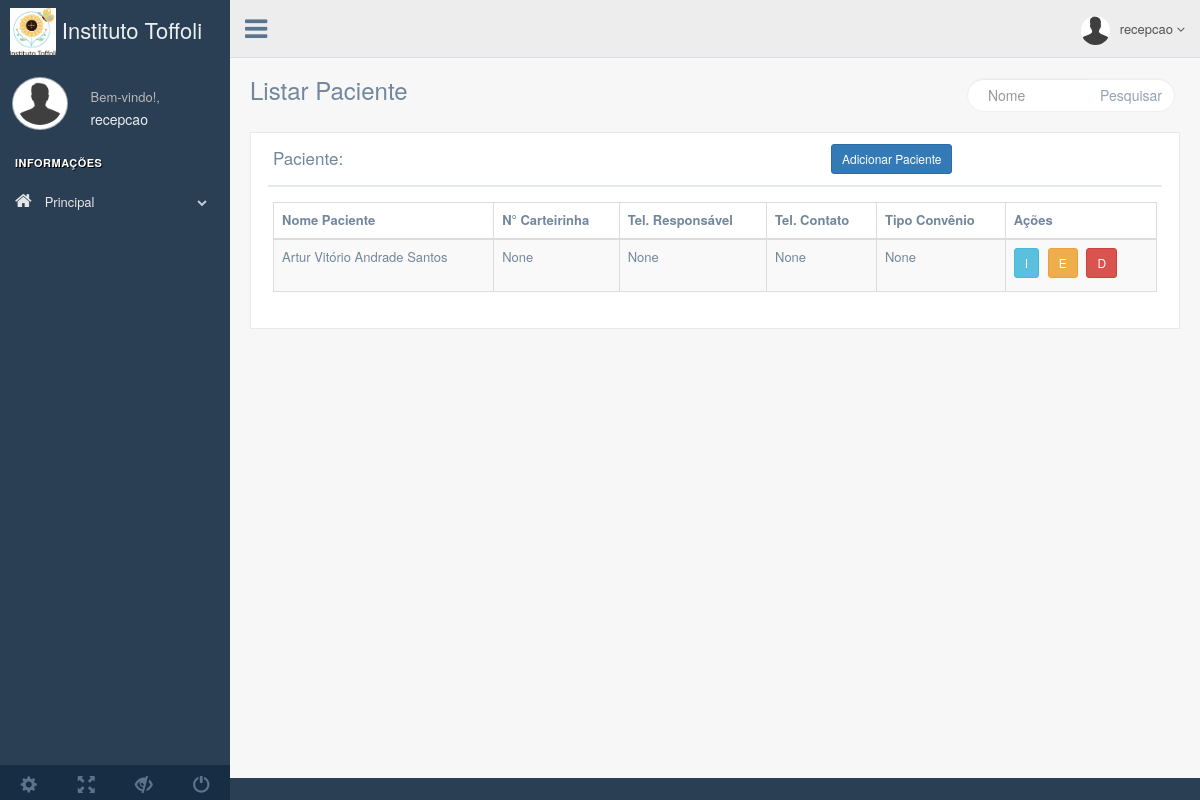
The page /paciente/list/ (signed in) on the database as committed earlier.
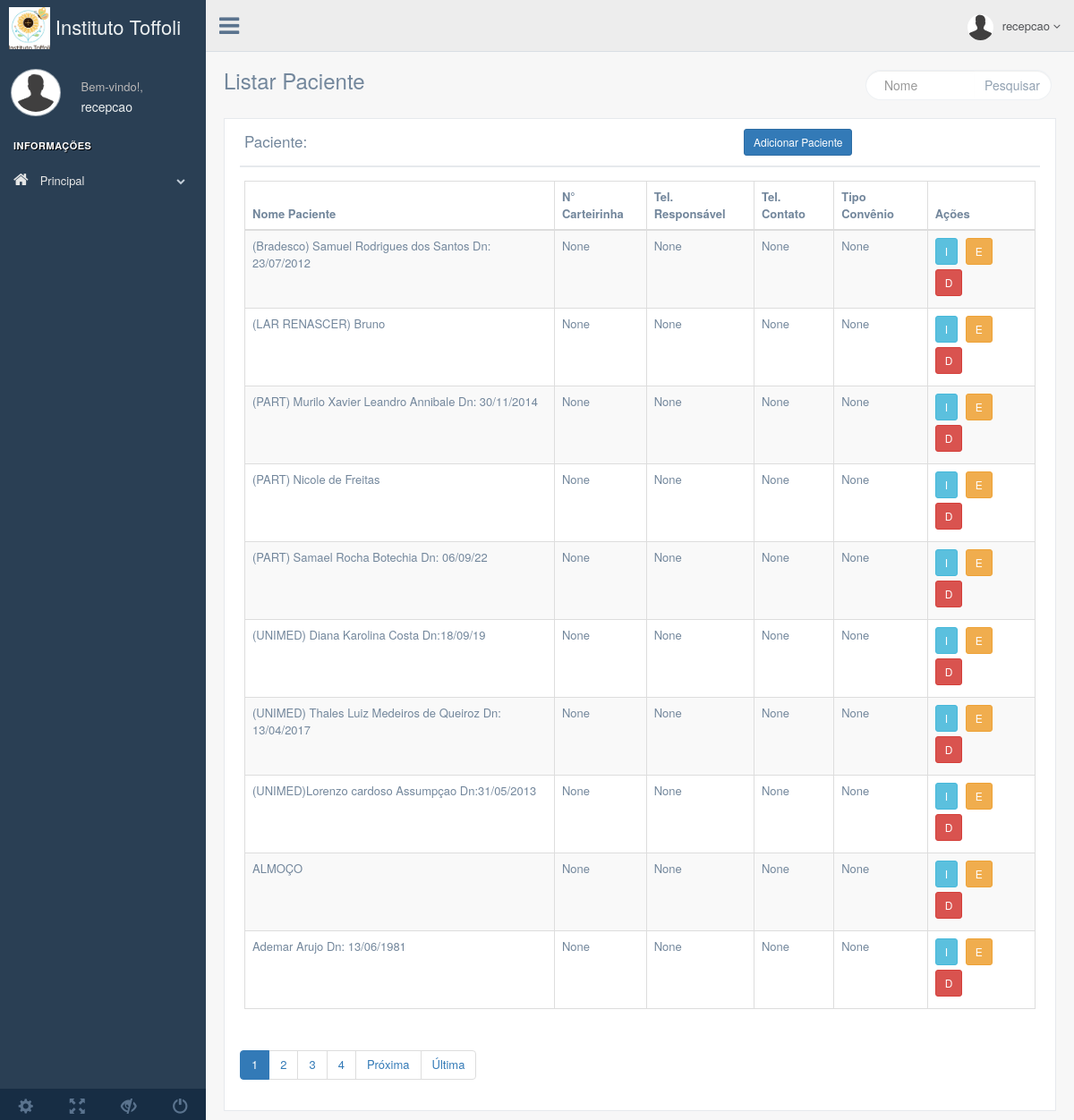
The same page on the database as committed later.
### pacientes/models.py (models this page shows, shortened)
class Paciente(models.Model):
    nome = models.CharField(max_length=100)
    documento = models.CharField(max_length=100, blank=True, null=True)
    carteirinha = models.CharField(max_length=100, blank=True, null=True)
    endereco = models.CharField(max_length=100, blank=True, null=True)
    telefone_responsavel = models.CharField(max_length=100, blank=True, null=True)
    telefone_contato = models.CharField(max_length=100, blank=True, null=True)
    telefone_emergencia = models.CharField(max_length=100, blank=True, null=True)
    tipo_convenio = models.CharField(max_length=100, blank=True, null=True)
    data_nascimento = models.DateField(blank=True, null=True)
    nome_responsavel = models.CharField(max_length=100, blank=True, null=True)
    documento_responsavel = models.CharField(max_length=100, blank=True, null=True)
    foto_carteirinha = models.ImageField(upload_to='documentos_pacientes/', blank=True, null=True)
    metric_paciente = models.IntegerField(default=0, editable=False)
    class Meta:
        ordering = ['nome']

### pacientes/views.py (the view)
# urls.py: path('paciente/list/', views.PacienteListView.as_view(), name='paciente-list'),
class PacienteListView(ListView):
    model = models.Paciente
    template_name = 'paciente-list.html'
    context_object_name = 'pacientes'
    paginate_by = 10
    def get_queryset(self):
        queryset = super().get_queryset()
        nome = self.request.GET.get('nome')
        if nome:
            queryset = queryset.filter(nome__icontains=nome)
        return queryset

### pacientes/templates/paciente-list.html (shortened to what this page needs)
{% extends 'componentes/base_site.html' %}
{% block content %}
<div class="right_col" role="main">
    <div class="">
        <div class="page-title">
            <div class="title_left">
                <h3>Listar Paciente</h3>
            </div>
            <div class="title_right">
                <div class="col-md-5 col-sm-5 col-xs-12 form-group pull-right top_search">
                        <div class="input-group">
                            <input type="text" class="form-control" name="nome" placeholder="Nome" value="{{ request.GET.nome }}">
                            <span class="input-group-btn">
                                <button class="btn btn-default" type="button">Pesquisar</button>
                            </span>
                        </div>
                </div>
            </div>
        </div>
        <div class="clearfix"></div>
        <div class="row">
            <div class="col-md-12 col-sm-12 col-xs-12">
                <div class="x_panel">
                    <div class="x_title">
                        <h2>Paciente:</h2>
                        <div class="col-md-2">
                            <a href="{% url 'paciente-create' %}" class="btn btn-primary btn-sm">Adicionar Paciente</a>
                        </div>
                        <div class="clearfix"></div>
                    </div>
                    <div class="x_content">
                        <div class="table-responsive">
                            <table class="table table-striped table-bordered">
                                <thead class="thead-light">
                                    <th>Nome Paciente</th>
                                    <th>N° Carteirinha</th>
                                    <th>Tel. Responsável</th>
                                    <th>Tel. Contato</th>
                                    <th>Tipo Convênio</th>
                                    <th>Ações</th>
                                </thead>
                                <tbody>
                                    {% for paciente in pacientes %}
                                    <tr>
                                        <td>{{ paciente.nome }}</td>
                                        <td>{{ paciente.carteirinha }}</td>
                                        <td>{{ paciente.telefone_responsavel }}</td>
                                        <td>{{ paciente.telefone_contato }}</td>
                                        <td>{{ paciente.tipo_convenio }}</td>
                                        <td>
                                            <a href="{% url 'paciente-detail' paciente.id %}" class="btn btn-info btn-sm">I</a>
                                            <a href="{% url 'paciente-update' paciente.id %}" class="btn btn-warning btn-sm">E</a>
                                            <a href="{% url 'paciente-delete' paciente.id %}" class="btn btn-danger btn-sm">D</a>
                                        </td>
                                    </tr>
                                    {% endfor %}
                                </tbody>
                            </table>
                        </div>
                    </div>
                    {% include 'componentes/_pagination.html' %}
                </div>
            </div>
        </div>
    </div>
    {% endblock %}

Rows that differ between the two databases and show on the page:
removed Paciente: nome "Artur Vitório Andrade Santos", carteirinha "None", telefone_responsavel "None", telefone_contato "None", tipo_convenio "None"
added Paciente: nome "(Bradesco) Samuel Rodrigues dos Santos Dn: 23/07/2012", carteirinha "None", telefone_responsavel "None", telefone_contato "None", tipo_convenio "None"
added Paciente: nome "(LAR RENASCER) Bruno", carteirinha "None", telefone_responsavel "None", telefone_contato "None", tipo_convenio "None"
added Paciente: nome "(PART) Murilo Xavier Leandro Annibale Dn: 30/11/2014", carteirinha "None", telefone_responsavel "None", telefone_contato "None", tipo_convenio "None"
added Paciente: nome "(PART) Nicole de Freitas", carteirinha "None", telefone_responsavel "None", telefone_contato "None", tipo_convenio "None"
added Paciente: nome "(PART) Samael Rocha Botechia Dn: 06/09/22", carteirinha "None", telefone_responsavel "None", telefone_contato "None", tipo_convenio "None"
added Paciente: nome "(UNIMED) Diana Karolina Costa Dn:18/09/19", carteirinha "None", telefone_responsavel "None", telefone_contato "None", tipo_convenio "None"
added Paciente: nome "(UNIMED) Thales Luiz Medeiros de Queiroz Dn: 13/04/2017", carteirinha "None", telefone_responsavel "None", telefone_contato "None", tipo_convenio "None"
added Paciente: nome "(UNIMED)Lorenzo cardoso Assumpçao Dn:31/05/2013", carteirinha "None", telefone_responsavel "None", telefone_contato "None", tipo_convenio "None"
added Paciente: nome "ALMOÇO", carteirinha "None", telefone_responsavel "None", telefone_contato "None", tipo_convenio "None"
added Paciente: nome "Ademar Arujo Dn: 13/06/1981", carteirinha "None", telefone_responsavel "None", telefone_contato "None", tipo_convenio "None"
Other text that changed with them:
new list line: "1"
new list line: "2"
new list line: "3"
new list line: "4"
text now shown: "Próxima Última"
